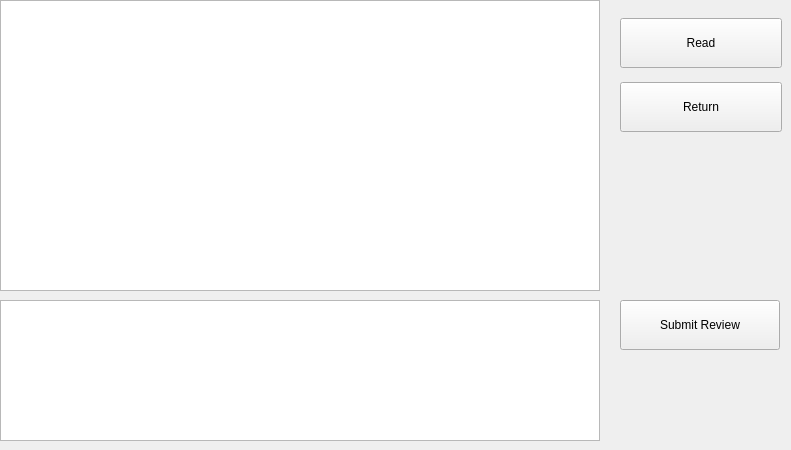
      <widget class="QWidget" name="user_inventory_tab">
       <attribute name="title">
        <string>Inventory</string>
       </attribute>
       <widget class="QGroupBox" name="groupBox">
        <property name="geometry">
         <rect>
          <x>-300</x>
          <y>90</y>
          <width>120</width>
          <height>80</height>
         </rect>
        </property>
        <property name="title">
         <string>GroupBox</string>
        </property>
       </widget>
       <widget class="QTableWidget" name="table_books_inventory_user">
        <property name="geometry">
         <rect>
          <x>0</x>
          <y>0</y>
          <width>600</width>
          <height>291</height>
         </rect>
        </property>
        <property name="sizePolicy">
         <sizepolicy hsizetype="Expanding" vsizetype="Expanding">
          <horstretch>0</horstretch>
          <verstretch>0</verstretch>
         </sizepolicy>
        </property>
        <property name="styleSheet">
         <string notr="true">QHeaderView::section {
    background-color: lightblue;
}</string>
        </property>
        <property name="dragDropMode">
         <enum>QAbstractItemView::NoDragDrop</enum>
        </property>
        <property name="columnCount">
         <number>0</number>
        </property>
        <attribute name="horizontalHeaderCascadingSectionResizes">
         <bool>true</bool>
        </attribute>
        <attribute name="horizontalHeaderDefaultSectionSize">
         <number>100</number>
        </attribute>
        <attribute name="horizontalHeaderShowSortIndicator" stdset="0">
         <bool>false</bool>
        </attribute>
        <attribute name="horizontalHeaderStretchLastSection">
         <bool>true</bool>
        </attribute>
        <attribute name="verticalHeaderMinimumSectionSize">
         <number>15</number>
        </attribute>
        <attribute name="verticalHeaderStretchLastSection">
         <bool>false</bool>
        </attribute>
       </widget>
       <widget class="QPushButton" name="Pbutton_review_submit_user">
        <property name="geometry">
         <rect>
          <x>620</x>
          <y>300</y>
          <width>160</width>
          <height>50</height>
         </rect>
        </property>
        <property name="autoFillBackground">
         <bool>false</bool>
        </property>
        <property name="styleSheet">
         <string notr="true"/>
        </property>
        <property name="text">
         <string>Submit Review</string>
        </property>
       </widget>
       <widget class="QPlainTextEdit" name="plainText_user_review">
        <property name="geometry">
         <rect>
          <x>0</x>
          <y>300</y>
          <width>600</width>
          <height>141</height>
         </rect>
        </property>
       </widget>
       <widget class="QWidget" name="verticalLayoutWidget_5">
        <property name="geometry">
         <rect>
          <x>620</x>
          <y>10</y>
          <width>162</width>
          <height>131</height>
         </rect>
        </property>
        <layout class="QVBoxLayout" name="verticalLayout_5">
         <item>
          <widget class="QPushButton" name="Pbutton_book_read_user">
           <property name="minimumSize">
            <size>
             <width>160</width>
             <height>50</height>
            </size>
           </property>
           <property name="autoFillBackground">
            <bool>false</bool>
           </property>
           <property name="styleSheet">
            <string notr="true"/>
           </property>
           <property name="text">
            <string>Read</string>
           </property>
          </widget>
         </item>
         <item>
          <widget class="QPushButton" name="Pbutton_book_remove_user">
           <property name="minimumSize">
            <size>
             <width>160</width>
             <height>50</height>
            </size>
           </property>
           <property name="autoFillBackground">
            <bool>false</bool>
           </property>
           <property name="styleSheet">
            <string notr="true"/>
           </property>
           <property name="text">
            <string>Return</string>
           </property>
          </widget>
         </item>
        </layout>
       </widget>
      </widget>
